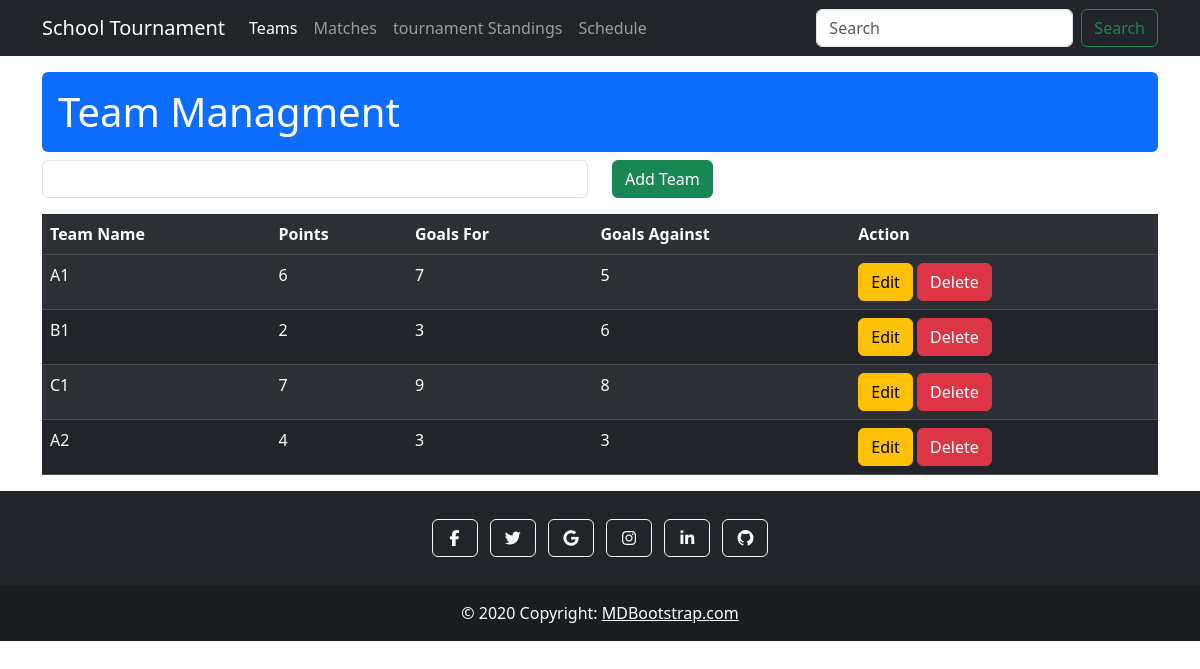
/teams.php, run on the app's committed database.
### tables this page shows
CREATE TABLE `teams` (
  `id` int(11) NOT NULL,
  `class_name` varchar(255) NOT NULL,
  `points` int(11) NOT NULL,
  `goals_scored` int(11) NOT NULL,
  `goals_aginest` int(11) NOT NULL
);

### teams.php (the view, shortened to what this page needs)
<?php include "./includes/header.php" ?>
<h1 class="bg-primary text-white p-3 rounded">Team Managment</h1>
<form action="" method="post">
    <div class="row">
        <div class="col-md-6">
            <input type="text" name="class_name" class="form-control">
        </div>
        <div class="col-md-2">
            <button class="btn btn-success">Add Team</button>
        </div>
    </div>
</form>
<table class="table table-dark table-striped my-3">
    <tr>
        <th>Team Name</th>
        <th>Points</th>
        <th>Goals For</th>
        <th>Goals Against</th>
        <th>Action</th>
    </tr>
    <tbody>
        <?php
        $teams=$pdo->query("SELECT * FROM `teams`");
        foreach($teams as $team) : ?>
        <tr>
            <td><?= $team['class_name'] ?></td>
            <td><?= $team['points'] ?></td>
            <td><?= $team['goals_scored'] ?></td>
            <td><?= $team['goals_aginest'] ?></td>
            <td>
                <a href="Edit" class="btn btn-warning">Edit</a>
                <a href="Edit" class="btn btn-danger">Delete</a>
            </td>
        </tr>
        <?php endforeach; ?>
    </tbody>
</table>
<?php include "./includes/footer.php" ?>

### data on the page
teams: class_name "A1", points "6", goals_scored "7", goals_aginest "5"
teams: class_name "B1", points "2", goals_scored "3", goals_aginest "6"
teams: class_name "C1", points "7", goals_scored "9", goals_aginest "8"
teams: class_name "A2", points "4", goals_scored "3", goals_aginest "3"
